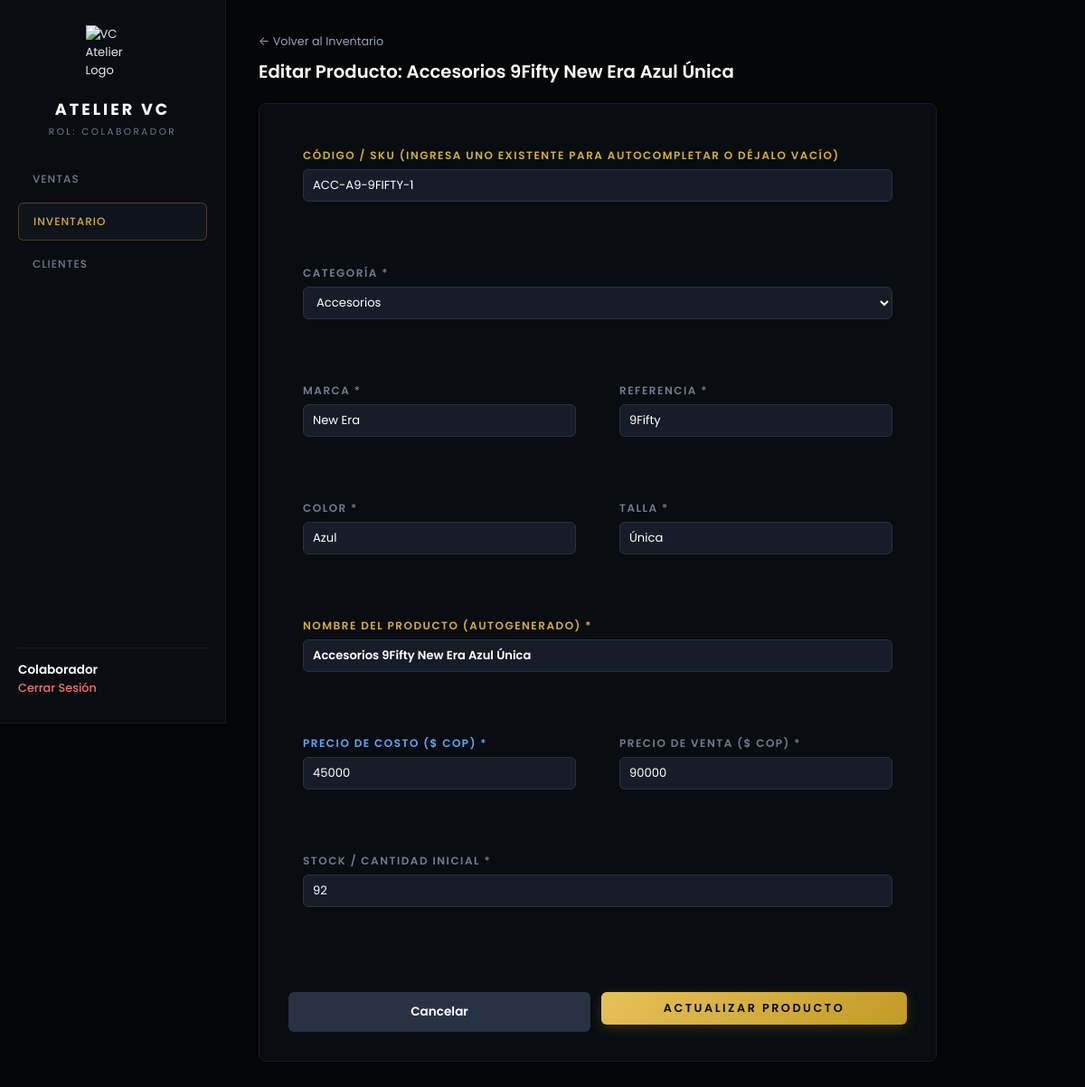
The app's page /inventario/44/editar (signed in) with its own data.
### config/models.py (models this page shows)
class Producto(Base):
    __tablename__ = "productos"
    id = Column(Integer, primary_key=True, index=True)
    nombre = Column(String(200), nullable=False)
    categoria = Column(String(50), nullable=True)
    marca = Column(String(50), nullable=True)
    referencia = Column(String(50), nullable=True)
    color = Column(String(50), nullable=True)
    talla = Column(String(20), nullable=True)
    codigo = Column(String(50), unique=True, nullable=True)
    precio = Column(Float, nullable=False)  # Precio de venta base
    precio_costo = Column(Float, default=0.0)  # Precio en que nos sale
    stock = Column(Integer, default=0)
    creado_en = Column(DateTime, default=hora_colombia)

### main.py (the view)
@app.get("/inventario/{producto_id}/editar", response_class=HTMLResponse)
async def vista_editar_producto(producto_id: int, request: Request, db: Session = Depends(get_db)):
    user = get_current_user(request)
    if not user:
        return RedirectResponse(url="/login", status_code=status.HTTP_303_SEE_OTHER)
    producto = db.query(Producto).filter(Producto.id == producto_id).first()
    if not producto:
        return RedirectResponse(url="/inventario", status_code=status.HTTP_303_SEE_OTHER)
    return templates.TemplateResponse(
        request=request,
        name="producto_nuevo.html",
        context={
            "user": user,
            "producto": producto,
            "categorias_oficiales": CATEGORIAS_OFICIALES,
            "active_page": "inventario",
            "error": None
        }
    )

### templates/producto_nuevo.html (shortened to what this page needs)
{% extends "base.html" %}
{% block content %}
<link href="https://cdn.jsdelivr.net/npm/tom-select@2.2.2/dist/css/tom-select.bootstrap5.min.css" rel="stylesheet">
<a href="/inventario" style="color: #94A3B8; text-decoration: none; font-size: 0.8rem;">← Volver al Inventario</a>
<h2 style="color: #FFFFFF; font-weight: 600; margin-top: 8px; margin-bottom: 20px;">
    {% if producto %}Editar Producto: {{ producto.nombre }}{% else %}Registrar Nuevo Producto{% endif %}
</h2>
<div style="background: #11151C; border: 1px solid #1E2638; border-radius: 8px; padding: 24px; max-width: 750px;">
    <form action="{% if producto %}/inventario/{{ producto.id }}/actualizar{% else %}/inventario/guardar{% endif %}" method="POST">
        <div class="venta-grid" style="grid-template-columns: repeat(auto-fit, minmax(220px, 1fr)); gap: 16px;">
            <div class="form-group" style="grid-column: span 2;">
                <label style="color: #D4AF37;">CÓDIGO / SKU (Ingresa uno existente para autocompletar o déjalo vacío)</label>
                <input type="text" id="inputCodigo" name="codigo" value="{{ producto.codigo if producto else '' }}" {% if producto %}disabled{% endif %} placeholder="Ej. ACC-BC-WALLETL">
            </div>
            <div class="form-group" style="grid-column: span 2;">
                <label>CATEGORÍA *</label>
                <select name="categoria" id="select-categoria" required>
                    <option value="" disabled {% if not producto or not producto.categoria %}selected{% endif %}>Seleccione una categoría...</option>
{% set cats = [
    "Sudadera",
    "Pantaloneta",
    "Pantaloneta",
    "Reloj",
    "Loción",
    "Jean",
    "Buzo",
    "Tenis",
    "Camiseta",
    "Gorra",
    "Camisa tipo polo",
    "Bodys",
    "Buzo corto",
    "Vestido",
    "Conjunto",
    "Billetera",
    "Blusa",
    "Otros"
] %}
                </select>
            </div>
            <div class="form-group">
                <label>MARCA *</label>
                <input type="text" id="inputMarca" name="marca" required value="{{ producto.marca if producto else '' }}" placeholder="Ej. Nike / Zara">
            </div>
            <div class="form-group">
                <label>REFERENCIA *</label>
                <input type="text" id="inputReferencia" name="referencia" required value="{{ producto.referencia if producto else '' }}" placeholder="Ej. Ref 502">
            </div>
            <div class="form-group">
                <label>COLOR *</label>
                <input type="text" id="inputColor" name="color" required value="{{ producto.color if producto else '' }}" placeholder="Ej. Negro / Vino tinto">
            </div>
            <div class="form-group">
                <label>TALLA *</label>
                <input type="text" id="inputTalla" name="talla" required value="{{ producto.talla if producto else '' }}" placeholder="Ej. M / 32 / 38">
            </div>
            <div class="form-group" style="grid-column: span 2;">
                <label style="color: #D4AF37;">NOMBRE DEL PRODUCTO (AUTOGENERADO) *</label>
                <input type="text" id="inputNombreFinal" name="nombre" readonly required value="{{ producto.nombre if producto else '' }}"
                       style="background: #171D28; border: 1px solid #D4AF37; color: #D4AF37; font-weight: 600;" placeholder="Se generará solo...">
            </div>
            <div class="form-group">
                <label style="color: #60A5FA;">PRECIO DE COSTO ($ COP) *</label>
                <input type="number" step="1" id="inputPrecioCosto" name="precio_costo" required
                       value="{{ producto.precio_costo | int if producto and producto.precio_costo is not none else '' }}"
                       {% if producto and user.rol != 'ADMIN' %}disabled{% endif %}
                       placeholder="Ej. 60000" style="border-color: #3b82f6;">
            </div>
            <div class="form-group">
                <label>PRECIO DE VENTA ($ COP) *</label>
                <input type="number" step="1" id="inputPrecio" name="precio" required
                       value="{{ producto.precio | int if producto and producto.precio is not none else '' }}"
                       placeholder="Ej. 120000">
            </div>
            <div class="form-group" style="grid-column: span 2;">
                <label>STOCK / CANTIDAD INICIAL *</label>
                <input type="number" id="inputStock" name="stock" required value="{{ producto.stock if producto else 0 }}" placeholder="Ej. 10">
            </div>
        </div>
        <div style="display: flex; gap: 12px; margin-top: 24px;">
            <a href="/inventario" style="flex: 1; background: #283245; color: #FFF; text-decoration: none; text-align: center; padding: 12px; border-radius: 6px; font-weight: 600; font-size: 0.85rem;">Cancelar</a>
            <button type="submit" class="btn-gold" style="flex: 1;">{% if producto %}ACTUALIZAR PRODUCTO{% else %}GUARDAR PRODUCTO{% endif %}</button>
        </div>
    </form>
</div>
{% endblock %}

### static/css/style.css (style rules this page uses)
* { box-sizing: border-box; margin: 0; padding: 0; font-family: 'Poppins', -apple-system, BlinkMacSystemFont, 'Segoe UI', Roboto, sans-serif; }
body { background-color: #040507 !important; color: #E2E8F0; min-height: 100vh; -webkit-font-smoothing: antialiased; font-size: 0.82rem !important; }
.form-group { display: flex; flex-direction: column; gap: 6px !important; margin-bottom: 22px !important; text-align: left; }
.form-group label { display: block; color: #717B8C; font-size: 0.75rem !important; font-weight: 600; letter-spacing: 1.5px; margin-bottom: 0 !important; text-transform: uppercase; }
input[type="text"], input[type="number"], input[type="email"], input[type="password"], input[type="date"], select, .select2-container--default .select2-selection--single { height: 38px !important; background-color: #171D28 !important; border: 1px solid #283245 !important; color: #FFFFFF !important; border-radius: 6px !important; font-size: 0.82rem !important; box-sizing: border-box !important; outline: none !important; transition: all 0.25s ease; }
input[type="text"], input[type="number"], input[type="email"], input[type="password"], input[type="date"] { padding: 6px 12px !important; width: 100%; }
.btn-gold { width: 100%; height: 38px !important; background: linear-gradient(135deg, #E5C158 0%, #C29B26 100%) !important; color: #040507 !important; font-weight: 600; font-size: 0.75rem; letter-spacing: 2.5px; border: none !important; border-radius: 6px; padding: 0 16px !important; cursor: pointer; text-transform: uppercase; transition: all 0.25s ease; text-align: center; text-decoration: none; display: inline-flex; align-items: center; justify-content: center; box-shadow: 0 4px 15px rgba(212, 175, 55, 0.2); box-sizing: border-box !important; }
.venta-grid { display: grid; grid-template-columns: repeat(auto-fit, minmax(240px, 1fr)); gap: 16px !important; align-items: start !important; }
div[style*="background-color"], div[style*="background:"], section { background-color: #090C10 !important; border-color: #161D28 !important; border-radius: 8px; }
.main-content, .app-layout, body, .login-container { background-color: #040507 !important; }

### templates/base.html (style rules this page uses)
body { font-size: 0.82rem !important; background-color: #0b0f15; color: #E2E8F0; }
.card, .venta-grid > div, div[style*="background: #11151C"], form > div { padding: 16px !important; }
input[type="text"]:not(.no-global), input[type="number"]:not(.no-global), input[type="email"], input[type="password"], input[type="date"], select:not(td select) { height: 36px !important; background-color: #171D28 !important; border: 1px solid #283245 !important; color: #FFFFFF !important; padding: 6px 10px !important; border-radius: 6px !important; font-size: 0.82rem !important; box-sizing: border-box !important; }
button:not(td button), .btn-gold { height: 36px !important; padding: 0 14px !important; font-size: 0.8rem !important; font-weight: 600; border-radius: 6px !important; display: inline-flex; align-items: center; justify-content: center; cursor: pointer; }

### records on screen
Producto: nombre "Accesorios 9Fifty New Era Azul Única", codigo "ACC-A9-9FIFTY-1", marca "New Era", referencia "9Fifty", color "Azul", talla "Única", precio_costo "45000", precio "90000", stock "92"

### other values on screen
{{ user.rol }} "COLABORADOR"
{{ user.nombre }} "Colaborador"
